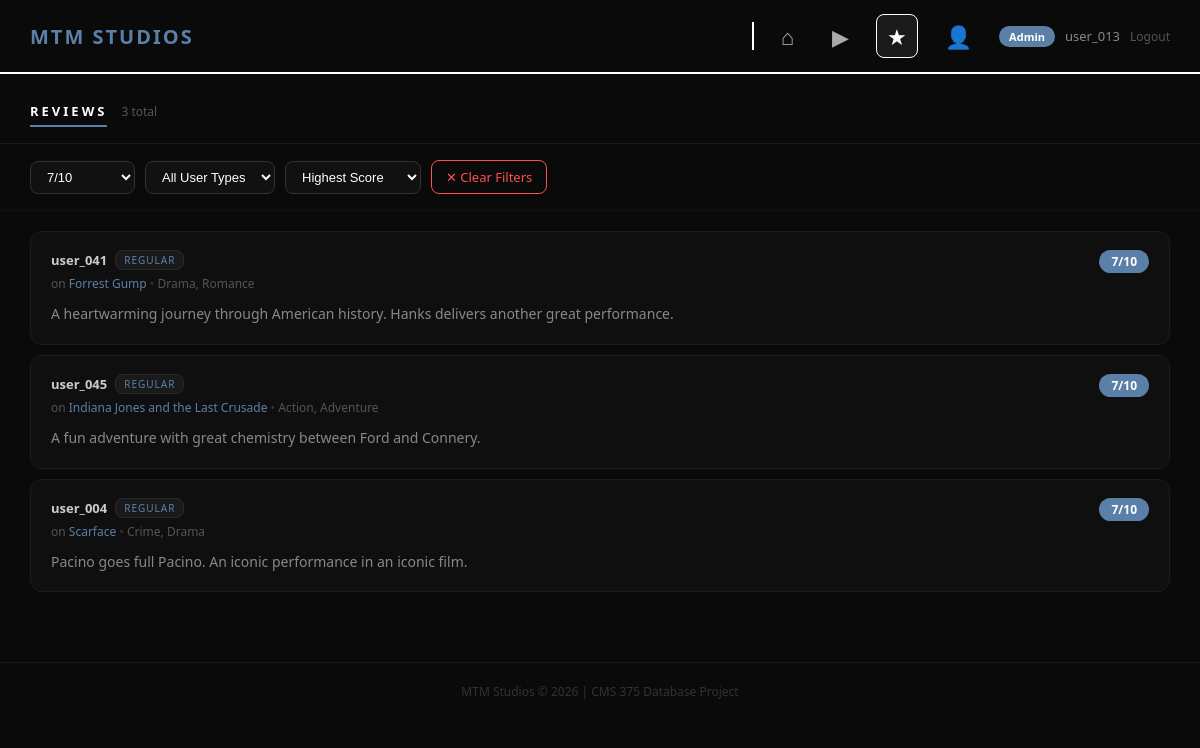
Page /reviews.php?score=7 (signed in) on the earlier database version.
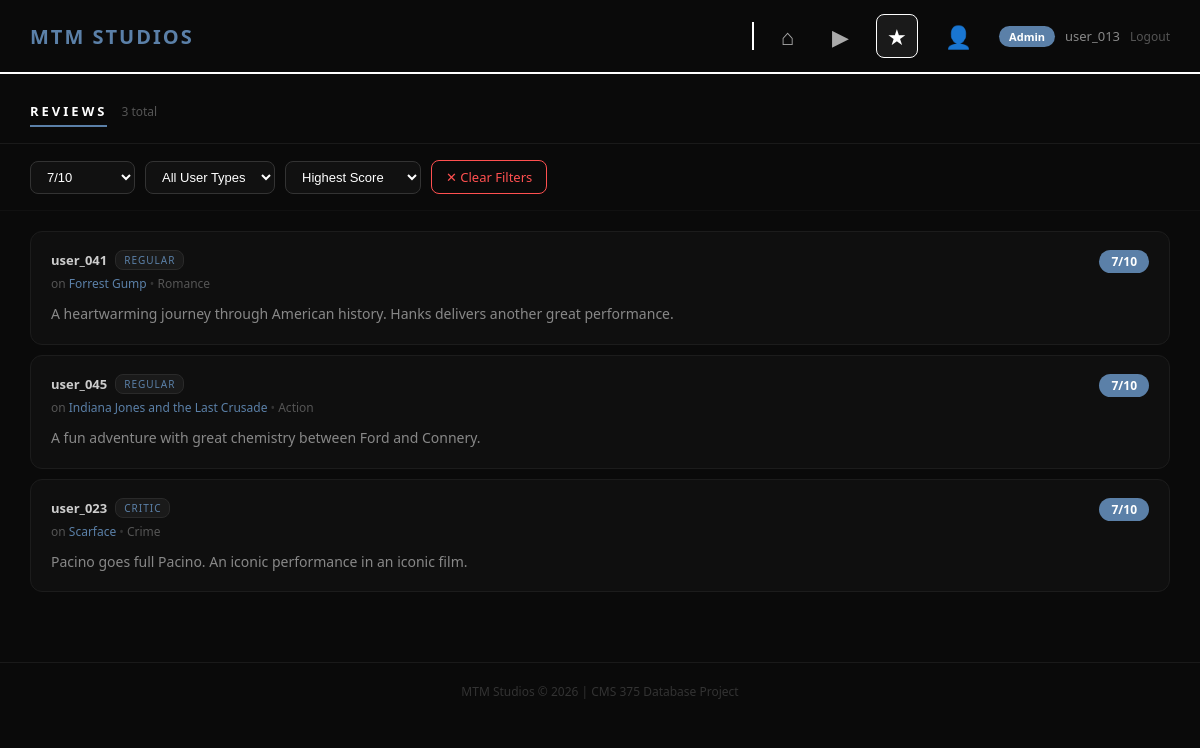
Same page on the later database version.
### tables this page shows
CREATE TABLE Reviews (
    ReviewID VARCHAR(20) PRIMARY KEY,
    MovieID  VARCHAR(20),
    UserID   VARCHAR(20),
    Score    INT,
    Text     TEXT,
    FOREIGN KEY (MovieID) REFERENCES Movies(MovieID),
    FOREIGN KEY (UserID)  REFERENCES Users(UserID)
);

CREATE TABLE Users (
    UserID        VARCHAR(20)  PRIMARY KEY,
    FirstName     VARCHAR(50),
    LastName      VARCHAR(50),
    Email         VARCHAR(100),
    UserType      VARCHAR(20),
    FavoriteGenre VARCHAR(50),
    Password      VARCHAR(255)
);

CREATE TABLE Movies (
    MovieID           VARCHAR(20)  PRIMARY KEY,
    ReleaseYear       INT,
    Title             VARCHAR(255),
    PosterURL         VARCHAR(255),
    PrimaryStreamingService VARCHAR(255),
    Genre             VARCHAR(100),
    Rating            DECIMAL(3,1),
    Description       VARCHAR(255)
);

### reviews.php (the view, shortened to what this page needs)
<?php
include __DIR__ . '/db_connect.php';
$is_guest = ($_SESSION['user_id'] === 'Guest');
$score_filter = isset($_GET['score'])    ? intval($_GET['score'])                                : 0;
$role_filter  = isset($_GET['role'])     ? mysqli_real_escape_string($conn, $_GET['role'])       : '';
$sort         = (isset($_GET['sort']) && in_array($_GET['sort'], ['score_desc','score_asc','movie']))
                ? $_GET['sort'] : 'score_desc';
$sql = "SELECT Reviews.*, Users.UserType, Movies.Title AS MovieTitle, Movies.Genre
        FROM Reviews
        JOIN Users  ON Reviews.UserID  = Users.UserID
        JOIN Movies ON Reviews.MovieID = Movies.MovieID
        WHERE 1=1";
if ($score_filter > 0) $sql .= " AND Reviews.Score = $score_filter";
switch ($sort) {
    default:          $sql .= " ORDER BY Reviews.Score DESC";
}
$result = mysqli_query($conn, $sql);
$total  = mysqli_num_rows($result);
?>
<!DOCTYPE html>
<html lang="en">
<head>
</head>
<body>
<nav class="navbar">
    <a href="index.php" class="logo">MTM STUDIOS</a>
    <div class="nav-right">
        <div class="nav-divider"></div>
        <div class="nav-icons">
            <a href="index.php" title="Home">&#8962;</a>
            <a href="movies.php" title="Movies">&#9654;</a>
            <a href="reviews.php" class="active" title="Reviews">&#9733;</a>
            <a href="users.php" title="Users">&#128100;</a>
        </div>
        <div class="user-info">
            <span class="user-badge"><?php echo htmlspecialchars($_SESSION['user_type']); ?></span>
            <?php echo htmlspecialchars($_SESSION['user_id']); ?>
            <?php if ($is_guest): ?>
                <a href="register.php" class="create-acct-link">Create Account</a>
            <?php else: ?>
                <a href="logout.php" class="logout-link">Logout</a>
            <?php endif; ?>
        </div>
    </div>
</nav>
<div class="page-header">
    <div class="page-header-left">
        <div class="page-title">Reviews</div>
        <div class="page-count"><?php echo $total; ?> total</div>
    </div>
</div>
<form method="GET" action="reviews.php">
    <div class="filter-bar">
        <select name="score" class="filter-select" onchange="this.form.submit()">
            <?php for ($i = 10; $i >= 1; $i--): ?>
                <option value="<?php echo $i; ?>" <?php echo ($score_filter == $i) ? 'selected' : ''; ?>>
                    <?php echo $i; ?>/10
                </option>
            <?php endfor; ?>
        </select>
        <select name="role" class="filter-select" onchange="this.form.submit()">
            <option value="">All User Types</option>
        </select>
        <select name="sort" class="filter-select" onchange="this.form.submit()">
            <option value="score_desc" <?php echo ($sort == 'score_desc') ? 'selected' : ''; ?>>Highest Score</option>
        </select>
        <?php if ($score_filter > 0 || $role_filter != ''): ?>
            <a href="reviews.php" class="clear-btn">&#10005; Clear Filters</a>
        <?php endif; ?>
    </div>
</form>
<div class="reviews-container">
    <?php if ($total == 0): ?>
        <div class="empty-state">No reviews match the selected filters.</div>
    <?php else: ?>
        <?php while ($review = mysqli_fetch_assoc($result)): ?>
            <div class="review-card">
                <div class="review-top">
                    <div>
                        <div class="review-left">
                            <span class="user-id"><?php echo htmlspecialchars($review['UserID']); ?></span>
                            <span class="user-role"><?php echo htmlspecialchars($review['UserType']); ?></span>
                        </div>
                        <div class="review-movie" style="margin-top:5px;">
                            on <a href="movie.php?id=<?php echo urlencode($review['MovieID']); ?>">
                                <?php echo htmlspecialchars($review['MovieTitle']); ?>
                            </a>
                            <span style="color:#333;">&bull;</span>
                            <?php echo htmlspecialchars($review['Genre']); ?>
                        </div>
                    </div>
                    <span class="review-score"><?php echo $review['Score']; ?>/10</span>
                </div>
                <div class="review-text"><?php echo htmlspecialchars($review['Text']); ?></div>
            </div>
        <?php endwhile; ?>
    <?php endif; ?>
</div>
<div class="footer">MTM Studios &copy; 2026 | CMS 375 Database Project</div>
</body>
</html>

### reviews.php (style rules this page uses)
* { margin: 0; padding: 0; box-sizing: border-box; }
body { font-family: 'Segoe UI', sans-serif; background-color: #0a0a0a; color: #ffffff; }
.navbar { background-color: #0a0a0a; border-bottom: 2px solid #ffffff; padding: 14px 30px; display: flex; justify-content: space-between; align-items: center; }
.logo { font-size: 20px; font-weight: bold; color: #5b80a8; text-decoration: none; letter-spacing: 2px; }
.nav-right { display: flex; align-items: center; }
.nav-divider { width: 2px; height: 28px; background-color: #ffffff; margin: 0 16px; }
.nav-icons { display: flex; align-items: center; gap: 16px; }
.nav-icons a { color: #aaa; text-decoration: none; font-size: 22px; padding: 6px 10px; border: 1px solid transparent; border-radius: 8px; transition: all 0.2s; }
.nav-icons a:hover, .nav-icons a.active { color: #fff; border-color: #fff; background-color: #1a1a1a; }
.user-info { display: flex; align-items: center; gap: 10px; margin-left: 16px; font-size: 13px; color: #888; }
.user-badge { background: #5b80a8; color: #fff; padding: 3px 10px; border-radius: 20px; font-size: 11px; font-weight: bold; }
.logout-link { color: #555; text-decoration: none; font-size: 12px; transition: color 0.2s; }
.page-header { padding: 28px 30px 16px; border-bottom: 1px solid #1a1a1a; display: flex; align-items: center; justify-content: space-between; flex-wrap: wrap; gap: 16px; }
.page-header-left { display: flex; align-items: baseline; gap: 14px; }
.page-title { font-size: 13px; font-weight: 700; letter-spacing: 3px; text-transform: uppercase; border-bottom: 2px solid #5b80a8; padding-bottom: 5px; }
.page-count { font-size: 12px; color: #555; }
.filter-bar { display: flex; gap: 10px; flex-wrap: wrap; align-items: center; padding: 16px 30px; border-bottom: 1px solid #111; }
.filter-select { padding: 7px 12px; background: #111; border: 1px solid #333; border-radius: 8px; color: #fff; font-size: 13px; cursor: pointer; }
.filter-select option { background: #111; }
.clear-btn { padding: 7px 14px; background: transparent; color: #ff5050; border: 1px solid #ff5050; border-radius: 8px; font-size: 13px; cursor: pointer; text-decoration: none; transition: all 0.2s; }
.reviews-container { padding: 20px 30px 60px; }
.review-card { border: 1px solid #1c1c1c; border-radius: 12px; padding: 18px 20px; margin-bottom: 10px; background: #0f0f0f; transition: border-color 0.2s; }
.review-top { display: flex; justify-content: space-between; align-items: flex-start; margin-bottom: 10px; gap: 12px; flex-wrap: wrap; }
.review-left { display: flex; align-items: center; gap: 8px; flex-wrap: wrap; }
.user-id { font-size: 13px; font-weight: 600; color: #ccc; }
.user-role { font-size: 10px; letter-spacing: 1px; text-transform: uppercase; background: #1a1a1a; border: 1px solid #2a2a2a; color: #5b80a8; padding: 2px 8px; border-radius: 8px; }
.review-movie { font-size: 12px; color: #555; }
.review-movie a { color: #5b80a8; text-decoration: none; }
.review-score { background: #5b80a8; color: #fff; padding: 3px 12px; border-radius: 20px; font-size: 12px; font-weight: bold; white-space: nowrap; flex-shrink: 0; }
.review-text { font-size: 14px; line-height: 1.7; color: #888; }
.footer { text-align: center; padding: 20px; color: #333; font-size: 12px; border-top: 1px solid #1a1a1a; }

Differences in the rows shown:
changed through a linked row, reviews "user_041": MovieID.Genre "Drama, Romance" → "Romance"
changed through a linked row, reviews "A fun adventure with great chemistry between Ford and Connery.": MovieID.Genre "Action, Adventure" → "Action"
changed reviews "Pacino goes full Pacino. An iconic performance in an iconic film.": UserID "user_004" → "user_023"; UserID.UserType "REGULAR" → "CRITIC"; MovieID.Genre "Crime, Drama" → "Crime"
